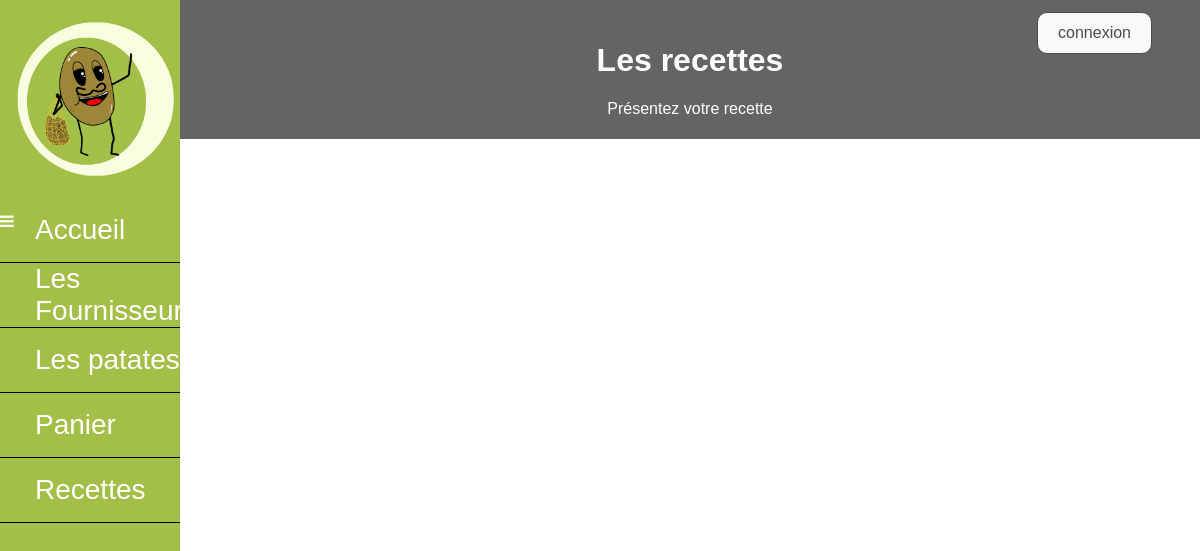
The page /recette.php on the database as committed earlier.
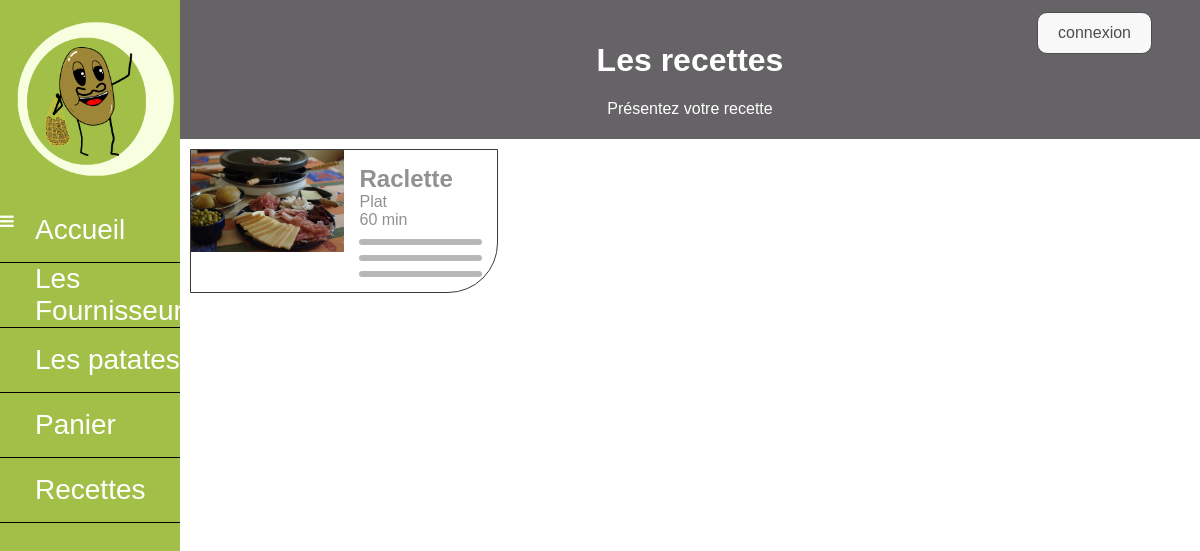
The same page on the database as committed later.
### tables this page shows
CREATE TABLE `recette` (
  `Id_recette` int(11) NOT NULL,
  `Nom_recette` varchar(50) NOT NULL,
  `Duree` float NOT NULL,
  `ingredient` text NOT NULL,
  `Categorie` int(11) NOT NULL,
  `image_recette` varchar(100) NOT NULL,
  `Etape` text NOT NULL,
  `Validation` tinyint(1) DEFAULT NULL,
  `Date` datetime NOT NULL
);

CREATE TABLE `categorie` (
  `id_categorie` int(11) NOT NULL,
  `Nom_categorie` varchar(50) NOT NULL
);

### class/Recettemanager.class.php (called while the page is built, shortened)
<?php
class recetteManager implements iterator
{
    private $_db;
    public function __construct($db)
	{
		$this->_recette = $this->getList();
    }
        public function getList()
        {
            $recette = [];
            $q = $this->_db->query('SELECT * FROM recette');
            while ($donnees = $q->fetch(PDO::FETCH_ASSOC))
            {
                $recette[] = new Recette($donnees);
            }
            return $recette;
        }
        public function getlacategorie($idcate)
	    {
		$idcate = (int) $idcate;
		$q = $this->_db->query("SELECT * FROM categorie Where id_categorie ='$idcate'");
        $donnees = $q->fetch(PDO::FETCH_ASSOC);
            if($donnees){
                return $donnees['Nom_categorie'];
            }else{
                return False;
            }
        }
        public function setDb(PDO $db)
        {
            $this->_db = $db;
        }
}
?>

### class/Recette.class.php (called while the page is built, shortened)
<?php
class Recette
{
    private $_Id_recette;
	private $_Nom_recette;
	private $_Duree;
	private $_Categorie;
	private $_image_recette;
	private $_Validation;
	public function hydrate(array $donnees)
	{
		foreach ($donnees as $key => $value) {
			$method = 'set'.$key;
		}
	}
    public function getId_recette()
	{
		return $this->_Id_recette;
	}
	public function getNom_recette()
	{
		return $this->_Nom_recette;
	}
	public function getDuree()
	{
		return $this->_Duree;
	}
	public function getCategorie()
	{
		return $this->_Categorie;
	}
	public function getimage_recette()
	{
		return $this->_image_recette;
	}
	public function getValidation()
	{
		return $this->_Validation;
	}
    public function setId_recette($Id_recette)
	{
		$Id_recette = (int) $Id_recette;
		if ($Id_recette)
		{
			$this->_Id_recette = $Id_recette;
		}
	}
	public function setNom_recette($Nom_recette)
	{
		if (is_string($Nom_recette))
		{
			$this->_Nom_recette = $Nom_recette;
		}
	}
	public function setDuree($Duree)
	{
		$Duree = (int) $Duree;
		if ($Duree)
		{
			$this->_Duree = $Duree;
		}
	}
	public function setCategorie($Categorie)
	{
		$Categorie = (int) $Categorie;
		if ($Categorie)
		{
			$this->_Categorie = $Categorie;
		}
	}
	public function setimage_recette($image_recette)
	{
		if (is_string($image_recette))
		{
			$this->_image_recette = $image_recette;
		}
	}
	public function setValidation($Validation)
	{
		if (is_string($Validation))
		{
			$this->_Validation = $Validation;
		}
	}
	public function setAuteur($Auteur)
	{
		$Auteur = (int) $Auteur;
	}
}

### recette.php (the view, shortened to what this page needs)
<!DOCTYPE html>
<html>
<head>
<link rel="stylesheet" href="https://cdnjs.cloudflare.com/ajax/libs/font-awesome/4.7.0/css/font-awesome.min.css">
<link href="css/Style.css" rel="stylesheet">
</head>
<body >
<?php require "src/nav.php"; ?>
<div class="main">
<header >
<div class="debut">
  <h1>Les recettes </h1>
  <a href="recettecreation.php" type="text">Présentez votre recette</a>
</div>
</header>
<?php
$db=connect_bd();
$manager = new Recettemanager($db);
$listerecettes = $manager->getList();
  $recettes = "";
  foreach ($listerecettes as $recette)
  {
    if($recette->getValidation()==1){
    $recettes .=
    '<li>
      <a href="laRecette.php?recette='.$recette->getId_recette().'">
        <div class="produitrecette">
          <div class="placementrecette">
            <div class="taillerecette">
                <img class="imageproduitrecette" src="'.$recette->getimage_recette().'"/>
            </div>
          </div>
          <div class="placementproduitrecette">
            <div class="detailproduitrecette">
              <div class="textproduitrecette">
                <h2>'.$recette->getNom_recette().'</h2>
                <p>'.$manager->getlacategorie($recette->getCategorie()).' </p>
                <p>'.$recette->getDuree().' min </p>
                <div class="traitgris"></div>
                <div class="traitgris"></div>
                <div class="traitgris"></div>
              </div>
            </div>
          </div>
        </div>
      </a>
    </li>';
  }
}
  if (isset($recettes))
{
  echo $recettes;
}
?>
</div>
</body>
</html>

### src/nav.php (shortened to what this page needs)
<nav>
<div class="block">
  <div  class="topnav"id="myTopnav">
    <ul>
      <li>
          <a href="index.php#home" ><img class="logo" src=images/logoPatate.png > </a>
          <a class="icon categorie" onclick="responcive()">
              <i class="fa fa-bars"></i>
            </a>
      </li>
    </ul>
    <div class="menu">
      <ul>
        <li>
          <a href="index.php" >Accueil</a>
        </li>
        <li>
          <a href="lesfournisseurs.php"  >Les Fournisseurs</a>
      </li>
        <li>
          <a href="TouteslesPatates.php">Les patates</a>
        </li>
        <li>
          <a href="achat.php"  >Panier
            <?php $panier = !empty($_SESSION['panier']) ? $_SESSION['panier'] : NULL;
              if($panier){echo '+'.nbrarticle();} ?></a>
        </li>
        <li>
          <a href="recette.php">Recettes</a>
        </li>
      </ul>
    </div>
  </div>
</div>
</nav>
<section class="connection">
<?php
  if(!isset($_SESSION['Nom'])) {?>
  <li>
    <button onclick="window.location.href ='connexion.php';">connexion</button>
	 </li>
   <?php
  }
    ?>
</section>

### css/Style.css (style rules this page uses)
html { scroll-behavior: smooth; margin:0px; }
body { font-family: Arial, Helvetica, sans-serif; margin:auto; }
.main { float:right; width: 85%; margin: 0; height: auto; }
a { text-decoration: none; color:white; }
.logo { width:100%; height:100%; }
.block { background-color: #a2bf48; height: 100%; }
.menu { display: block; float: left; clear: both; text-align: left; }
nav { position: fixed; width: 15%; height:100%; }
.topnav { overflow: hidden; }
.connection { float: right; width: 95%; height: auto; padding: 1%; position: absolute; }
.connection li { display: block; float: right; }
.connection button { border: 0; line-height: 2.5; padding: 0 20px; font-size: 1rem; text-align: center; color: #4B4D4E; border-radius: 10px ; border:1px #4B4D4E solid; background-color: #F8F8F8; cursor:pointer; }
ul { list-style: none; margin: 0; padding: 0; }
.topnav .logo { display: block; padding: 18px 12px; width: 90%; align-items: center; margin: auto; }
.topnav .menu a { padding-left: 35px; padding-right: 35px; width:auto; min-height: 64px; text-align: left; display: flex; align-items: center; }
.topnav .menu li { float: left; display: block; color: #f2f2f2; text-align: left; text-decoration: none; font-size: 28px; width: 100%; border-bottom:black 1px solid; }
.topnav .icon { display: none; }
@media (max-width: 1300px) { .topnav a:not(:first-child) { display: none; } }
@media (max-width: 1300px) { .topnav a.icon { width: 0px; padding-top: 15px; padding-bottom: 0px; display: block; position: absolute; margin-left: 0% !important; } }
.debut { text-align:center; background-color: #666366; padding: 2%; color:#ffffff }
li { list-style:none; }
.produitrecette { float: left; padding: 0px; margin: 1%; border: #3d3a3d 1px solid; border-bottom-right-radius: 50px; width: 30%; }
.placementrecette { width: 50%; text-align: center; float: left; }
.taillerecette { width: 100%; position: relative; }
.imageproduitrecette { height: auto; max-width: 100%; border: none; display: inline-block; vertical-align: middle; }
.placementproduitrecette { width: 50%; text-align: center; float: right; }
.detailproduitrecette { width: 100%; position: relative; }
.textproduitrecette { text-align: left; margin: 10%; color: #919191; }
.traitgris { border-bottom: #b7b7b7 6px solid; border-radius: 50px; margin: 10px 0; }
.textproduitrecette p,.textproduitrecette h2 { margin: 0!important; }

Rows that differ between the two databases and show on the page:
added recette: image_recette (picture), Nom_recette "Raclette", Categorie.Nom_categorie "Plat", Duree "60"
